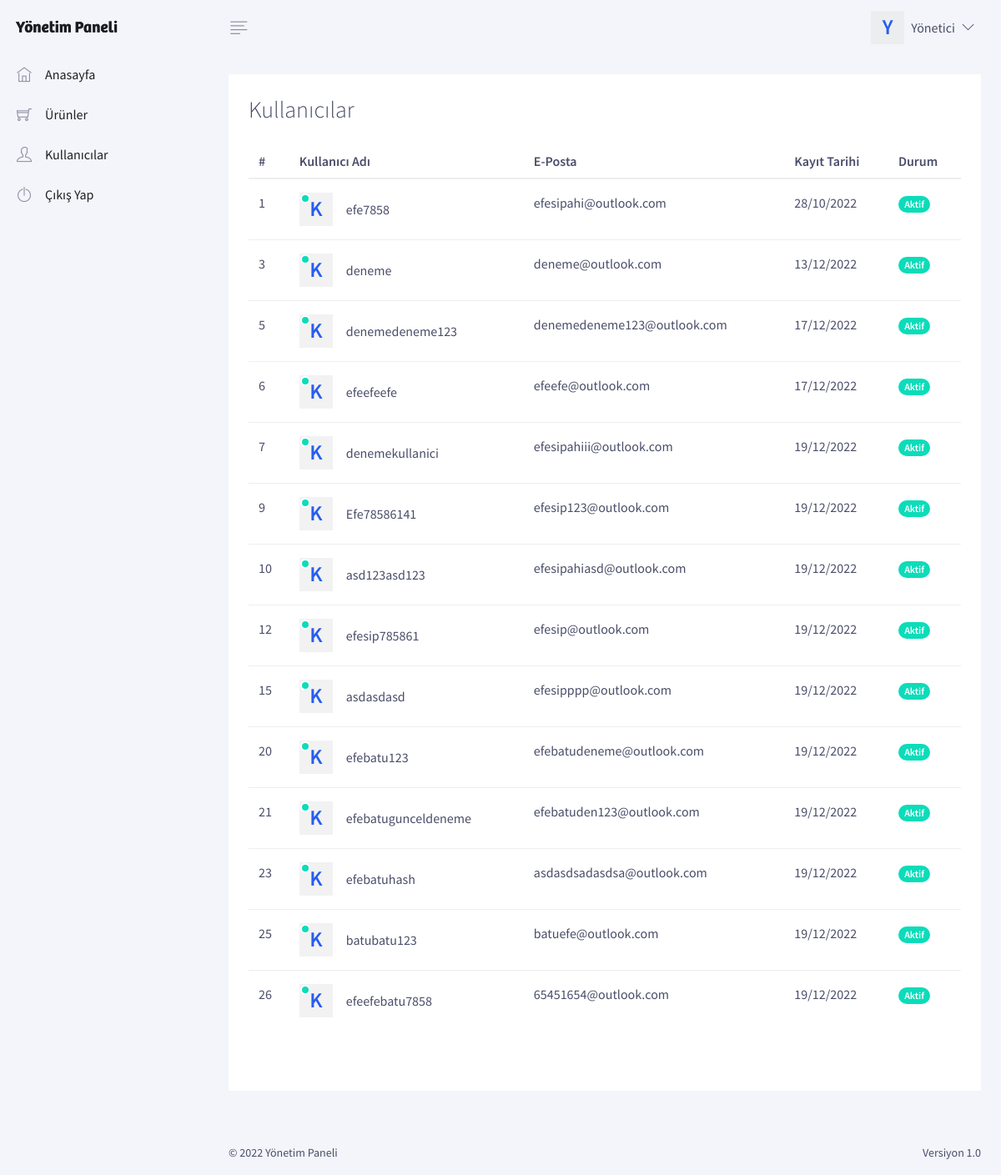
Page /PROJE/yonetim/kullanicilar.php (signed in) on the committed database.
### tables this page shows
CREATE TABLE IF NOT EXISTS `kullanicilar` (
  `id` int NOT NULL AUTO_INCREMENT,
  `kullanici_adi` varchar(50) NOT NULL,
  `email` varchar(50) NOT NULL,
  `parola` varchar(150) NOT NULL,
  `kayit_tarihi` datetime NOT NULL DEFAULT CURRENT_TIMESTAMP,
  PRIMARY KEY (`id`) USING BTREE,
  UNIQUE KEY `kullanici_adi` (`kullanici_adi`) USING BTREE
);

### PROJE/yonetim/kullanicilar.php (the view, shortened to what this page needs)
<?php
if (!$_SESSION['admin']){
header('Location: giris.php');
}
else{
include 'baglanti.php';
?>
<!DOCTYPE html>
<html lang="tr">
<head>
    <link rel="stylesheet" href="assets/css/graindashboard.css">
</head>
<body class="has-sidebar has-fixed-sidebar-and-header">
<header class="header bg-body">
    <nav class="navbar flex-nowrap p-0">
        <div class="navbar-brand-wrapper d-flex align-items-center col-auto">
            <a class="navbar-brand navbar-brand-desktop" href="/">
                <img class="side-nav-hide-on-closed" src="assets/img/logo.png" alt="Graindashboard" style="width: auto; height: 33px;">
            </a>
        </div>
        <div class="header-content col px-md-3">
            <div class="d-flex align-items-center">
                <a  class="js-side-nav header-invoker d-flex mr-md-2" href="#"
                    data-close-invoker="#sidebarClose"
                    data-target="#sidebar"
                    data-target-wrapper="body">
                    <i class="gd-align-left"></i>
                </a>
                <div class="dropdown mx-3 dropdown ml-2">
                    <a id="profileMenuInvoker" class="header-complex-invoker" href="#" aria-controls="profileMenu" aria-haspopup="true" aria-expanded="false" data-unfold-event="click" data-unfold-target="#profileMenu" data-unfold-type="css-animation" data-unfold-duration="300" data-unfold-animation-in="fadeIn" data-unfold-animation-out="fadeOut">
                        <span class="mr-md-2 avatar-placeholder">Y</span>
                        <span class="d-none d-md-block">Yönetici</span>
                        <i class="gd-angle-down d-none d-md-block ml-2"></i>
                    </a>
                </div>
            </div>
        </div>
    </nav>
</header>
<main class="main">
    <aside id="sidebar" class="js-custom-scroll side-nav">
        <ul id="sideNav" class="side-nav-menu side-nav-menu-top-level mb-0">
            <li class="side-nav-menu-item">
                <a class="side-nav-menu-link media align-items-center" href="index.php">
              <span class="side-nav-menu-icon d-flex mr-3">
                <i class="gd-home"></i>
              </span>
                    <span class="side-nav-fadeout-on-closed media-body">Anasayfa</span>
                </a>
            </li>
            <li class="side-nav-menu-item">
                <a class="side-nav-menu-link media align-items-center" href="urunler.php">
              <span class="side-nav-menu-icon d-flex mr-3">
                <i class="gd-shopping-cart"></i>
              </span>
                    <span class="side-nav-fadeout-on-closed media-body">Ürünler</span>
                </a>
            </li>
            <li class="side-nav-menu-item">
                <a class="side-nav-menu-link media align-items-center" href="kullanicilar.php">
              <span class="side-nav-menu-icon d-flex mr-3">
                <i class="gd-user"></i>
              </span>
                    <span class="side-nav-fadeout-on-closed media-body">Kullanıcılar</span>
                </a>
            </li>
            <li class="side-nav-menu-item">
                <a class="side-nav-menu-link media align-items-center" href="cikis.php">
              <span class="side-nav-menu-icon d-flex mr-3">
                <i class="gd-power-off"></i>
              </span>
                    <span class="side-nav-fadeout-on-closed media-body">Çıkış Yap</span>
                </a>
            </li>
        </ul>
    </aside>
    <div class="content">
        <div class="py-4 px-3 px-md-4">
            <div class="card mb-3 mb-md-4">
                <div class="card-body">
                    <div class="mb-3 mb-md-4 d-flex justify-content-between">
                        <div class="h3 mb-0">Kullanıcılar</div>
                    </div>
                    <div class="table-responsive-xl">
                        <table class="table text-nowrap mb-0">
                            <thead>
                            <tr>
                                <th class="font-weight-semi-bold border-top-0 py-2">#</th>
                                <th class="font-weight-semi-bold border-top-0 py-2">Kullanıcı Adı</th>
                                <th class="font-weight-semi-bold border-top-0 py-2">E-Posta</th>
                                <th class="font-weight-semi-bold border-top-0 py-2">Kayıt Tarihi</th>
                                <th class="font-weight-semi-bold border-top-0 py-2">Durum</th>
                            </tr>
                            </thead>
                            <tbody>
                    <?php
                    $kullanicilar = $db->prepare("SELECT * FROM kullanicilar");
                    $kullanicilar->execute(array(0));
                    $cek = $kullanicilar->fetchAll(PDO::FETCH_ASSOC);
                    foreach ($cek as $row) {
                    $tarih = new DateTime($row["kayit_tarihi"]);
                    $ytarih = date_format($tarih, "d/m/Y");
                    ?>
                            <tr>
                                <td class="py-3"><?php echo $row["id"]; ?></td>
                                <td class="align-middle py-3">
                                    <div class="d-flex align-items-center">
                                        <div class="position-relative mr-2">
                                            <span class="indicator indicator-lg indicator-bordered-reverse indicator-top-left indicator-success rounded-circle"></span>
                                            <span class="avatar-placeholder mr-md-2">K</span>
                                        </div>
                                        <?php echo $row["kullanici_adi"]; ?>
                                    </div>
                                </td>
                                <td class="py-3"><?php echo $row["email"]; ?></td>
                                <td class="py-3"><?php echo $ytarih; ?></td>
                                <td class="py-3">
                                    <span class="badge badge-pill badge-success">Aktif</span>
                                </td>
                            </tr>
                            <?php } ?>
                            </tbody>
                        </table>
                        <div class="card-footer d-block d-md-flex align-items-center d-print-none">
                        </div>
                    </div>
                </div>
            </div>
        </div>
        <footer class="small p-3 px-md-4 mt-auto">
            <div class="row justify-content-between">
                <div class="col-lg text-center text-lg-left mb-3 mb-lg-0">
				&copy; 2022 Yönetim Paneli
                </div>
                <div class="col-lg text-center text-lg-right">
                    Versiyon 1.0
                </div>
            </div>
        </footer>
    </div>
</main>
</body>
</html>
<?php } ?>

### rows in the picture
kullanicilar: id "1", kullanici_adi "efe7858", email "efesipahi@outlook.com", kayit_tarihi "28/10/2022"
kullanicilar: id "3", kullanici_adi "deneme", email "deneme@outlook.com", kayit_tarihi "13/12/2022"
kullanicilar: id "5", kullanici_adi "denemedeneme123", email "denemedeneme123@outlook.com", kayit_tarihi "17/12/2022"
kullanicilar: id "6", kullanici_adi "efeefeefe", email "efeefe@outlook.com", kayit_tarihi "17/12/2022"
kullanicilar: id "7", kullanici_adi "denemekullanici", email "efesipahiii@outlook.com", kayit_tarihi "19/12/2022"
kullanicilar: id "9", kullanici_adi "Efe78586141", email "efesip123@outlook.com", kayit_tarihi "19/12/2022"
kullanicilar: id "10", kullanici_adi "asd123asd123", email "efesipahiasd@outlook.com", kayit_tarihi "19/12/2022"
kullanicilar: id "12", kullanici_adi "efesip785861", email "efesip@outlook.com", kayit_tarihi "19/12/2022"
kullanicilar: id "15", kullanici_adi "asdasdasd", email "efesipppp@outlook.com", kayit_tarihi "19/12/2022"
kullanicilar: id "20", kullanici_adi "efebatu123", email "efebatudeneme@outlook.com", kayit_tarihi "19/12/2022"
kullanicilar: id "21", kullanici_adi "efebatugunceldeneme", email "efebatuden123@outlook.com", kayit_tarihi "19/12/2022"
kullanicilar: id "23", kullanici_adi "efebatuhash", email "asdasdsadasdsa@outlook.com", kayit_tarihi "19/12/2022"
kullanicilar: id "25", kullanici_adi "batubatu123", email "batuefe@outlook.com", kayit_tarihi "19/12/2022"
kullanicilar: id "26", kullanici_adi "efeefebatu7858", email "65451654@outlook.com", kayit_tarihi "19/12/2022"
